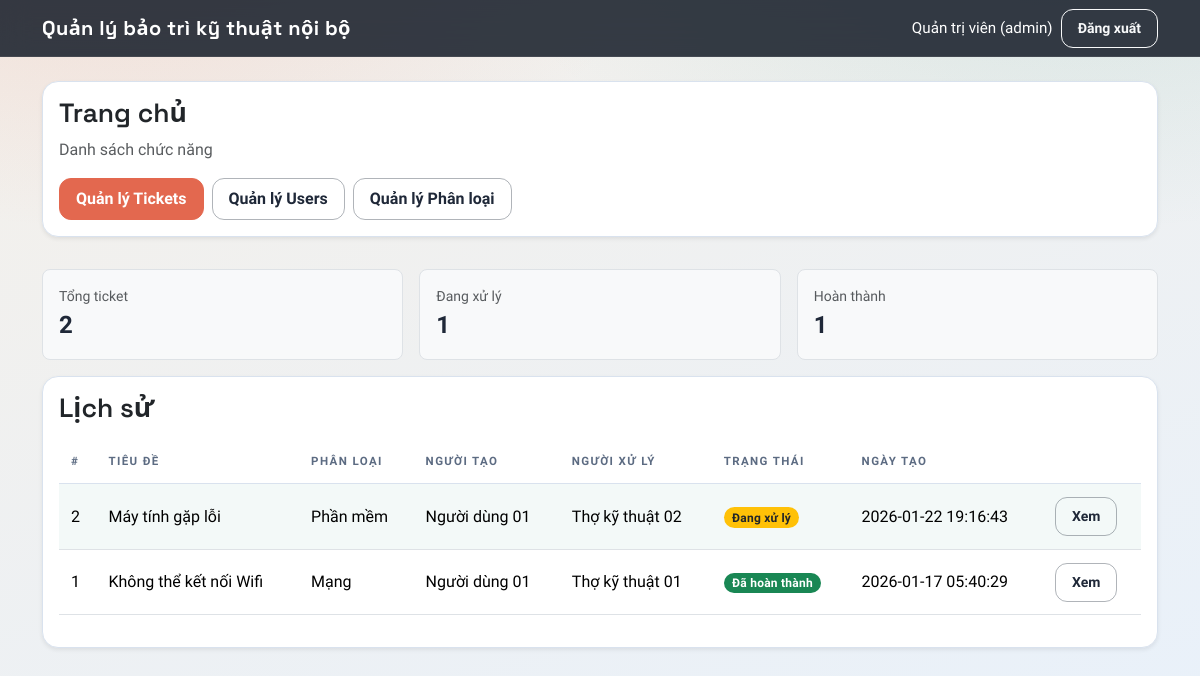
/dashboard.php (signed in), run on the app's committed database.
### tables this page shows
CREATE TABLE `tickets` (
  `id` int(11) NOT NULL,
  `tieu_de` varchar(200) NOT NULL,
  `mo_ta` text NOT NULL,
  `phan_loai_id` int(11) NOT NULL,
  `user_id` int(11) NOT NULL,
  `assigned_to` int(11) DEFAULT NULL,
  `trang_thai` enum('Mới','Đang xử lý','Đã hoàn thành','Từ chối') NOT NULL DEFAULT 'Mới',
  `ly_do_tu_choi` text DEFAULT NULL,
  `created_at` datetime NOT NULL DEFAULT current_timestamp(),
  `updated_at` datetime DEFAULT NULL
);

CREATE TABLE `phan_loai` (
  `id` int(11) NOT NULL,
  `ten` varchar(100) NOT NULL
);

CREATE TABLE `users` (
  `id` int(11) NOT NULL,
  `full_name` varchar(100) NOT NULL,
  `email` varchar(120) NOT NULL,
  `password_hash` varchar(255) NOT NULL,
  `role` enum('admin','technician','user') NOT NULL DEFAULT 'user',
  `created_at` datetime NOT NULL DEFAULT current_timestamp()
);

### inc/auth.php (called while the page is built, shortened)
<?php
function is_logged_in(): bool {
    return isset($_SESSION['user']);
}
function current_user(): ?array {
    return $_SESSION['user'] ?? null;
}
function e(string $str): string {
    return htmlspecialchars($str, ENT_QUOTES, 'UTF-8');
}

### dashboard.php (the view, shortened to what this page needs)
<?php
require_once __DIR__ . "/inc/db.php";
require_once __DIR__ . "/inc/auth.php";
include __DIR__ . "/inc/header.php";
$role = current_user()['role'];
if ($role === 'admin') {
  $stats = $pdo->query("
    SELECT COUNT(*) AS total,
           SUM(CASE WHEN trang_thai='Đang xử lý' THEN 1 ELSE 0 END) AS processing,
           SUM(CASE WHEN trang_thai='Đã hoàn thành' THEN 1 ELSE 0 END) AS done
    FROM tickets
  ")->fetch();
  $stmt = $pdo->query("
    SELECT t.*, p.ten AS phan_loai,
           u.full_name AS nguoi_tao,
           tech.full_name AS nguoi_xu_ly
    FROM tickets t
    JOIN phan_loai p ON p.id = t.phan_loai_id
    JOIN users u ON u.id = t.user_id
    LEFT JOIN users tech ON tech.id = t.assigned_to
    ORDER BY FIELD(t.trang_thai, 'Mới','Đang xử lý','Đã hoàn thành','Từ chối'),
             t.created_at DESC
  ");
  $tickets = $stmt->fetchAll();
}
$stats = [
  'total' => (int)($stats['total'] ?? 0),
  'processing' => (int)($stats['processing'] ?? 0),
  'done' => (int)($stats['done'] ?? 0),
];
?>
<div class="card shadow-sm">
  <div class="card-body">
    <h4 class="mb-2 page-title">Trang chủ</h4>
    <p class="text-muted mb-3">Danh sách chức năng</p>
    <div class="d-flex flex-wrap gap-2">
      <?php if ($role === 'admin'): ?>
        <a class="btn btn-dark" href="tickets_all.php">Quản lý Tickets</a>
        <a class="btn btn-outline-dark" href="users_list.php">Quản lý Users</a>
        <a class="btn btn-outline-dark" href="categories_list.php">Quản lý Phân loại</a>
      <?php elseif ($role === 'technician'): ?>
        <a class="btn btn-dark" href="tickets_my.php">Ticket được giao</a>
      <?php else: ?>
        <a class="btn btn-dark" href="tickets_create.php">Tạo Ticket mới</a>
        <a class="btn btn-outline-dark" href="tickets_my.php">Ticket của tôi</a>
      <?php endif; ?>
    </div>
  </div>
</div>
<div class="row g-3 mt-3">
  <div class="col-md-4">
    <div class="p-3 border rounded-3 bg-light">
      <div class="text-muted small">Tổng ticket</div>
      <div class="fs-4 fw-semibold"><?= $stats['total'] ?></div>
    </div>
  </div>
  <div class="col-md-4">
    <div class="p-3 border rounded-3 bg-light">
      <div class="text-muted small">Đang xử lý</div>
      <div class="fs-4 fw-semibold"><?= $stats['processing'] ?></div>
    </div>
  </div>
  <div class="col-md-4">
    <div class="p-3 border rounded-3 bg-light">
      <div class="text-muted small">Hoàn thành</div>
      <div class="fs-4 fw-semibold"><?= $stats['done'] ?></div>
    </div>
  </div>
</div>
<div class="card shadow-sm mt-3">
  <div class="card-body">
    <h5 class="mb-3">Lịch sử</h5>
    <div class="table-responsive">
      <table class="table table-sm align-middle table-striped">
        <thead>
          <tr>
            <th>#</th>
            <th>Tiêu đề</th>
            <th>Phân loại</th>
            <?php if ($role === 'admin' || $role === 'technician'): ?>
              <th>Người tạo</th>
            <?php endif; ?>
            <?php if ($role === 'admin'): ?>
              <th>Người xử lý</th>
            <?php endif; ?>
            <th>Trạng thái</th>
            <th>Ngày tạo</th>
            <th></th>
          </tr>
        </thead>
        <tbody>
          <?php foreach ($tickets as $t): ?>
            <tr>
              <td><?= (int)$t['id'] ?></td>
              <td><?= e($t['tieu_de']) ?></td>
              <td><?= e($t['phan_loai']) ?></td>
              <?php if ($role === 'admin' || $role === 'technician'): ?>
                <td><?= e($t['nguoi_tao'] ?? '') ?></td>
              <?php endif; ?>
              <?php if ($role === 'admin'): ?>
                <td><?= e($t['nguoi_xu_ly'] ?? 'Chưa gán') ?></td>
              <?php endif; ?>
              <td>
                <span class="badge bg-<?= $t['trang_thai']==='Đã hoàn thành'?'success':($t['trang_thai']==='Đang xử lý'?'warning text-dark':($t['trang_thai']==='Từ chối'?'danger':'secondary')) ?>">
                  <?= e($t['trang_thai']) ?>
                </span>
              </td>
              <td><?= e($t['created_at']) ?></td>
              <td>
                <a class="btn btn-sm btn-outline-dark" href="tickets_view.php?id=<?= (int)$t['id'] ?>">Xem</a>
              </td>
            </tr>
          <?php endforeach; ?>
        </tbody>
      </table>
    </div>
  </div>
</div>
<?php include __DIR__ . "/inc/footer.php"; ?>

### inc/header.php (shortened to what this page needs)
<?php
require_once __DIR__ . "/auth.php";
?>
<!doctype html>
<html lang="vi">
<head>
  <link href="https://cdn.jsdelivr.net/npm/bootstrap@5.3.3/dist/css/bootstrap.min.css" rel="stylesheet">
</head>
<body class="app-body">
<nav class="navbar navbar-expand-lg navbar-dark app-nav">
  <div class="container">
    <a class="navbar-brand" href="dashboard.php">Quản lý bảo trì kỹ thuật nội bộ</a>
    <div class="d-flex gap-2">
      <?php if (is_logged_in()): ?>
        <span class="navbar-text text-white">
          <?= e(current_user()['full_name']) ?> (<?= e(current_user()['role']) ?>)
        </span>
        <a class="btn btn-sm btn-outline-light" href="logout.php">Đăng xuất</a>
      <?php else: ?>
        <a class="btn btn-sm btn-outline-light" href="login.php">Đăng nhập</a>
      <?php endif; ?>
    </div>
  </div>
</nav>
<div class="container app-container">

### inc/footer.php (shortened to what this page needs)
</div>
</body>
</html>

### inc/header.php (style rules this page uses)
:root { color-scheme: light; --bg-1: #f4f0ea; --bg-2: #e8f1fb; --ink: #1f2838; --ink-soft: #5c6b82; --accent: #e3684f; --accent-2: #1f8f7c; --card: #ffffff; --border: #d9e2ee; --shadow: 0 18px 45px rgba(20, 35, 60, 0.12); }
* { box-sizing: border-box; }
body.app-body { font-family: "Plus Jakarta Sans", "Segoe UI", sans-serif; color: var(--ink); background: radial-gradient(1000px 520px at 90% -10%, rgba(31, 143, 124, 0.12), transparent 60%), radial-gradient(900px 520px at 10% -10%, rgba(227, 104, 79, 0.14), transparent 60%), linear-gradient(160deg, var(--bg-1), var(--bg-2)); min-height: 100vh; }
a { text-decoration: none; }
.app-nav { background: rgba(21, 28, 40, 0.86); backdrop-filter: blur(14px); border-bottom: 1px solid rgba(255, 255, 255, 0.08); }
.app-nav .navbar-brand { font-family: "Space Grotesk", "Segoe UI", sans-serif; font-weight: 700; letter-spacing: 0.4px; }
.app-nav .navbar-text { font-size: 0.95rem; }
.app-container { padding-top: 24px; padding-bottom: 36px; }
.page-title, .page-header h4, .page-header h5, .card h4, .card h5 { font-family: "Space Grotesk", "Segoe UI", sans-serif; font-weight: 600; margin: 0; font-size: clamp(1.2rem, 1.2rem + 0.6vw, 1.7rem); }
.card { border: 1px solid var(--border); border-radius: 16px; box-shadow: var(--shadow); background: var(--card); animation: float-in 0.6s ease both; }
.table { --bs-table-striped-bg: rgba(31, 143, 124, 0.05); }
.table thead th { text-transform: uppercase; font-size: 0.72rem; letter-spacing: 0.12em; color: var(--ink-soft); border-bottom-color: var(--border); }
.table td, .table th { padding: 0.8rem 0.75rem; }
.badge { border-radius: 999px; padding: 0.35em 0.7em; font-weight: 600; letter-spacing: 0.02em; }
.btn { border-radius: 12px; font-weight: 600; padding: 0.5rem 1rem; }
.btn-dark { background: var(--accent); border-color: var(--accent); }
.btn-outline-dark { color: var(--ink); border-color: rgba(31, 40, 56, 0.35); }

### data on the page
tickets: id "2", tieu_de "Máy tính gặp lỗi", phan_loai.ten "Phần mềm", user.full_name "Người dùng 01", assigned_to.full_name "Thợ kỹ thuật 02", trang_thai "Đang xử lý", created_at "2026-01-22 19:16:43"
tickets: id "1", tieu_de "Không thể kết nối Wifi", phan_loai.ten "Mạng", user.full_name "Người dùng 01", assigned_to.full_name "Thợ kỹ thuật 01", trang_thai "Đã hoàn thành", created_at "2026-01-17 05:40:29"

### other printed values
current_user()['full_name'] "Quản trị viên"
current_user()['role'] "admin"
$stats['total'] "2"
$stats['processing'] "1"
$stats['done'] "1"
